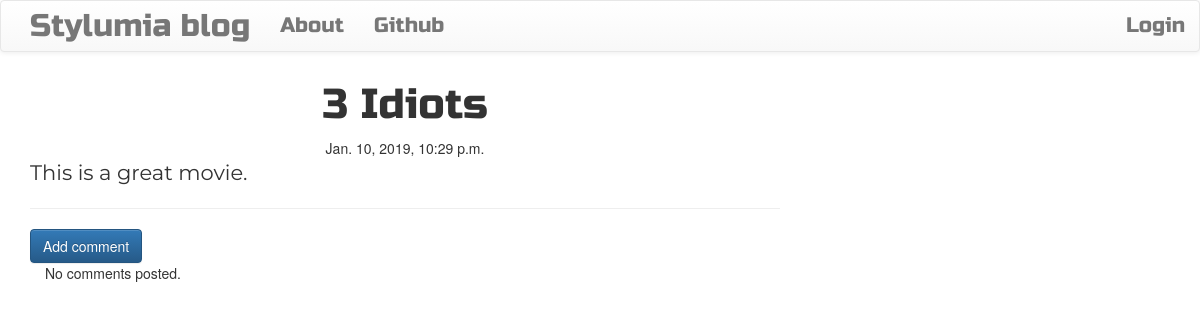
Screenshot of /post/12/ with the database file from the repository.
### blog/models.py (models this page shows, shortened)
class Post(models.Model):
    author = models.ForeignKey('auth.User',  on_delete = models.CASCADE)
    title = models.CharField(max_length = 150)
    text = models.TextField()
    create_date = models.DateTimeField(default = timezone.now)
    published_date = models.DateTimeField(blank = True , null = True)

### blog/views.py (the view)
# urls.py: url(r'^post/(?P<pk>\d+)/$' , views.PostDetailView.as_view() , name = 'post_detail'),
class PostDetailView(DetailView):
    fields = '__all__'
    model = Post

### blog/templates/blog/post_detail.html (shortened to what this page needs)
{% extends 'blog/base.html' %}
{% load staticfiles %}
{% block content %}
        <h1 class='posttitle loader'>{{ post.title }}</h1>
        {% if post.published_date %}
            <div class="date postdate">
                {{ post.published_date }}
            </div>
        {% else %}
            <a class="btn btn-default" href="{% url 'post_publish' pk=post.pk %}">Publish</a>
        {% endif %}
      <p class='postcontent' >{{ post.text|safe|linebreaksbr }}</p>
  <hr>
  <a class="btn btn-primary btn-comment" href="{% url 'add_comment_to_post' pk=post.pk %}">Add comment</a>
  <div class="container">
  {% for comment in post.comments.all %}
  <br>
      {% if user.is_authenticated or comment.approved_comment %}
              {{ comment.created_date }}
              {% if not comment.approved_comment %}
                  <a class="btn btn-default" href="{% url 'comment_remove' pk=comment.pk %}"><span class="glyphicon glyphicon-remove"></span></a>
                  <a class="btn btn-default" href="{% url 'comment_approve' pk=comment.pk %}"><span class="glyphicon glyphicon-ok"></span></a>
              {% endif %}
          <p>{{ comment.text|safe|linebreaks }}</p>
          <p>Posted by: <strong>{{ comment.author }}</strong></p>
      {% endif %}
  {% empty %}
      <p>No comments posted.</p>
  {% endfor %}
</div>
{% endblock %}

### blog/static/css/blog.css (style rules this page uses)
.postdate { text-align: center; }
.posttitle { font-family: 'Russo One', sans-serif; font-size: 3em; text-align: center; }
.postcontent { font-family: 'Montserrat'; font-size: 1.5em; }

### rows the page displays
Post: title "3 Idiots", published_date "Jan. 10, 2019, 10:29 p.m.", text "This is a great movie."
